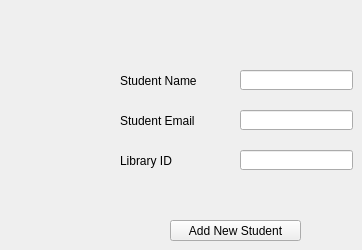
      <widget class="QWidget" name="tab_14">
       <attribute name="title">
        <string>Add student</string>
       </attribute>
       <widget class="QLabel" name="label_21">
        <property name="geometry">
         <rect>
          <x>120</x>
          <y>70</y>
          <width>91</width>
          <height>21</height>
         </rect>
        </property>
        <property name="text">
         <string>Student Name</string>
        </property>
       </widget>
       <widget class="QLineEdit" name="lineEdit_19">
        <property name="geometry">
         <rect>
          <x>240</x>
          <y>70</y>
          <width>113</width>
          <height>20</height>
         </rect>
        </property>
       </widget>
       <widget class="QLabel" name="label_22">
        <property name="geometry">
         <rect>
          <x>120</x>
          <y>110</y>
          <width>91</width>
          <height>21</height>
         </rect>
        </property>
        <property name="text">
         <string>Student Email</string>
        </property>
       </widget>
       <widget class="QLineEdit" name="lineEdit_20">
        <property name="geometry">
         <rect>
          <x>240</x>
          <y>110</y>
          <width>113</width>
          <height>20</height>
         </rect>
        </property>
       </widget>
       <widget class="QLabel" name="label_23">
        <property name="geometry">
         <rect>
          <x>120</x>
          <y>150</y>
          <width>91</width>
          <height>21</height>
         </rect>
        </property>
        <property name="text">
         <string>Library ID</string>
        </property>
       </widget>
       <widget class="QLineEdit" name="lineEdit_21">
        <property name="geometry">
         <rect>
          <x>240</x>
          <y>150</y>
          <width>113</width>
          <height>20</height>
         </rect>
        </property>
       </widget>
       <widget class="QPushButton" name="pushButton_15">
        <property name="geometry">
         <rect>
          <x>170</x>
          <y>220</y>
          <width>131</width>
          <height>21</height>
         </rect>
        </property>
        <property name="text">
         <string>Add New Student</string>
        </property>
       </widget>
      </widget>
